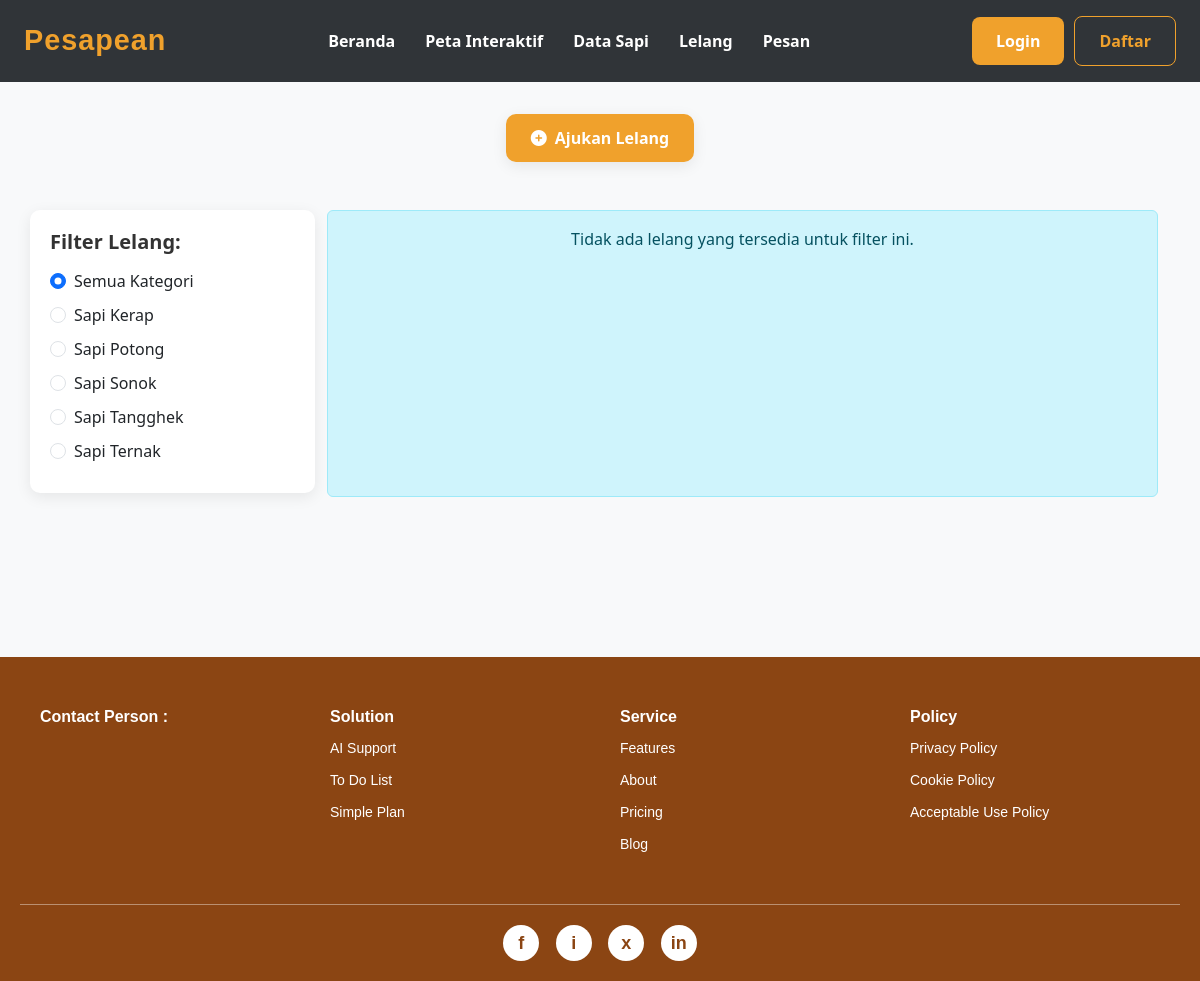
The app's page /penjual/lelang.php?status=invalid_data with its own data.
### tables this page shows
CREATE TABLE `macamsapi` (
  `id_macamSapi` int(11) NOT NULL,
  `name` varchar(100) DEFAULT NULL
);

### penjual/lelang.php (the view, shortened to what this page needs)
<?php
include '../koneksi.php';
mysqli_query($koneksi, "
    UPDATE lelang
    SET status = 'Lewat', updatedAt = NOW()
    WHERE batas_waktu < NOW() AND status = 'Aktif' AND approved_by_admin = 1
");
$queryKategori = mysqli_query($koneksi, "SELECT id_macamSapi, name FROM macamSapi ORDER BY name ASC");
$kategori_options = [];
if ($queryKategori) {
    while ($row = mysqli_fetch_assoc($queryKategori)) {
        $kategori_options[] = $row;
    }
}
$selectedKategori = isset($_GET['kategori']) ? $_GET['kategori'] : 'semua';
$where_clauses = ["l.approved_by_admin = 1"];
$final_where_clause = implode(" AND ", $where_clauses);
$queryDataSapi = "
    SELECT
        ds.id_sapi,
        ds.foto_sapi,
        ds.alamat_pemilik,
        ds.nama_pemilik,
        ds.nomor_pemilik,
        ms.name AS kategori,
        l.harga_awal,
        l.harga_tertinggi,
        l.batas_waktu,
        l.status,
        l.id_user AS lelang_id_user -- Alias for id_user from the 'lelang' table (the auction creator)
    FROM data_sapi ds
    INNER JOIN macamSapi ms ON ds.id_macamSapi = ms.id_macamSapi
    INNER JOIN lelang l ON ds.id_sapi = l.id_sapi
    WHERE " . $final_where_clause . "
    ORDER BY l.createdAt DESC
";
$stmt_data_sapi = mysqli_prepare($koneksi, $queryDataSapi);
mysqli_stmt_execute($stmt_data_sapi);
$resultDataSapi = mysqli_stmt_get_result($stmt_data_sapi);
?>
<!DOCTYPE html>
<html lang="id">
<head>
    <link rel="stylesheet" href="../style.css">
    <link href="https://cdn.jsdelivr.net/npm/bootstrap@5.3.3/dist/css/bootstrap.min.css" rel="stylesheet">
    <link rel="stylesheet" href="https://cdnjs.cloudflare.com/ajax/libs/font-awesome/6.5.0/css/all.min.css" />
</head>
<body class="bg-light">
    <header class="main-header">
        <nav class="navbar">
            <div class="logo">
                <a href="../penjual/beranda.php">Pesapean</a>
            </div>
            <ul class="nav-links">
                <li><a href="../penjual/beranda.php">Beranda</a></li>
                <li><a href="../penjual/peta.php">Peta Interaktif</a></li>
                <li><a href="../penjual/data_sapi.php?jenis=sonok">Data Sapi</a></li>
                <li><a href="../penjual/lelang.php">Lelang</a></li>
                <li><a href="../penjual/pesan.php">Pesan</a></li>
            </ul>
            <div class="auth-links">
                <?php
                if (isset($_SESSION['id_user'])) {
                    echo '<a href="../auth/profile.php" class="btn btn-primary">Profile</a>';
                } else {
                    echo '<a href="../auth/login.php" class="btn btn-primary">Login</a>';
                    echo '<a href="../auth/register.php" class="btn btn-outline-primary">Daftar</a>';
                }
                ?>
            </div>
        </nav>
    </header>
    <div class="container text-center my-4">
        <a href="../penjual/form_lelang.php" class="btn-add-lelang">
            <i class="fas fa-plus-circle"></i> Ajukan Lelang
        </a>
    </div>
    <div class="container mt-5">
        <div class="row">
            <div class="col-md-3 filter-box">
                <h5>Filter Lelang:</h5>
                <form method="GET" action="">
                    <div class="form-check">
                        <input class="form-check-input" type="radio" name="kategori" id="semua_kategori" value="semua" onchange="this.form.submit()" <?= ($selectedKategori == 'semua') ? 'checked' : '' ?>>
                        <label class="form-check-label" for="semua_kategori">Semua Kategori</label>
                    </div>
                    <?php foreach ($kategori_options as $kategori) : ?>
                        <div class="form-check">
                            <input class="form-check-input" type="radio" name="kategori" value="<?= htmlspecialchars($kategori['id_macamSapi']); ?>" id="kategori<?= htmlspecialchars($kategori['id_macamSapi']); ?>" onchange="this.form.submit()" <?= ($selectedKategori == $kategori['id_macamSapi']) ? 'checked' : '' ?>>
                            <label class="form-check-label" for="kategori<?= htmlspecialchars($kategori['id_macamSapi']); ?>">
                                <?= htmlspecialchars($kategori['name']); ?>
                            </label>
                        </div>
                    <?php endforeach; ?>
                </form>
            </div>
            <div class="col-md-9 d-flex flex-wrap justify-content-center">
                <?php if (mysqli_num_rows($resultDataSapi) == 0): ?>
                    <div class="alert alert-info w-100 text-center">Tidak ada lelang yang tersedia untuk filter ini.</div>
                <?php endif; ?>
            </div>
        </div>
        <br>
        <br>
        <br>
        <br>
        <br>
        <br>
    </div>
    <?php include '../footer.php'; ?>
</body>
</html>

### style.css (style rules this page uses)
:root { --primary-color: #f0c040; --secondary-color: #333; --accent-color: #555; --background-light: #f8f8f8; --text-color: #333; --white-color: #ffffff; --border-radius: 8px; --transition-speed: 0.3s ease; }
body { background-color: var(--background-light); font-family: 'Open Sans', Arial, sans-serif; margin: 0; padding: 0; line-height: 1.6; color: var(--text-color); }
a { text-decoration: none; color: var(--primary-color); transition: color var(--transition-speed); }
.btn { display: inline-block; padding: 12px 25px; border: none; border-radius: 5px; cursor: pointer; font-size: 16px; font-weight: 600; transition: background-color var(--transition-speed), color var(--transition-speed); }
.btn-primary { background-color: var(--primary-color); color: var(--secondary-color); }
.main-header { background-color: var(--secondary-color); color: var(--white-color); padding: 15px 0; box-shadow: 0 2px 5px rgba(0, 0, 0, 0.1); }
.navbar { display: flex; justify-content: space-between; align-items: center; max-width: 1200px; margin: 0 auto; padding: 0 20px; }
.navbar .logo a { font-size: 28px; font-weight: 700; color: var(--primary-color); letter-spacing: 1px; }
.navbar .nav-links { list-style: none; margin: 0; padding: 0; display: flex; gap: 30px; }
.navbar .nav-links a { color: var(--white-color); font-weight: 600; font-size: 16px; position: relative; }
.navbar .nav-links a::after { content: ''; position: absolute; width: 0; height: 2px; background-color: var(--primary-color); left: 0; bottom: -5px; transition: width var(--transition-speed); }

### penjual/lelang.php (style rules this page uses)
.btn-add-lelang { background-color: var(--primary-color); color: var(--white-bg); padding: 12px 25px; border-radius: var(--border-radius-md); text-decoration: none; font-weight: 600; display: inline-flex; align-items: center; gap: 8px; transition: background-color 0.3s ease, transform 0.2s ease, box-shadow 0.3s ease; box-shadow: var(--box-shadow-light); }
:root { --primary-color: rgb(240, 161, 44); --secondary-color: rgb(48, 52, 56); --tertiary-color: #6c757d; --dark-color: #333; --dark-text: #212529; --light-bg: #f8f9fa; --white-bg: #ffffff; --border-color: #dee2e6; --box-shadow-light: 0 4px 15px rgba(0, 0, 0, 0.08); --box-shadow-medium: 0 8px 25px rgba(0, 0, 0, 0.15); --border-radius-sm: 8px; --border-radius-md: 10px; --border-radius-lg: 12px; --success-color: #28a745; --info-color: #17a2b8; --warning-color: #ffc107; --danger-color: #dc3545; }
.main-header { background-color: var(--secondary-color); box-shadow: 0 2px 10px var(--box-shadow-light); padding: 1rem 0; margin-bottom: 2rem; }
.navbar { display: flex; justify-content: space-between; align-items: center; max-width: 1200px; margin: 0 auto; padding: 0 1.5rem; }
.navbar .logo a { font-family: 'Montserrat', sans-serif; font-size: 1.8rem; font-weight: 700; color: var(--primary-color); text-decoration: none; transition: color 0.3s ease; }
.nav-links { list-style: none; margin: 0; padding: 0; display: flex; gap: 1.5rem; }
.nav-links li a { text-decoration: none; color: var(--white-bg); font-weight: 600; padding: 0.5rem 0; transition: color 0.3s ease, border-bottom 0.3s ease; }
.auth-links { display: flex; gap: 10px; align-items: center; }
.auth-links .btn { padding: 0.75rem 1.5rem; border-radius: 0.5rem; text-decoration: none; font-weight: 600; transition: background-color 0.3s ease, color 0.3s ease; }
.auth-links .btn-primary { background-color: var(--primary-color); color: var(--white-bg); border: none; }
.auth-links .btn-outline-primary { background-color: transparent; color: var(--primary-color); border: 1px solid var(--primary-color); }
.filter-box { background-color: var(--white-bg); padding: 20px; border-radius: var(--border-radius-md); box-shadow: var(--box-shadow-light); margin-bottom: 20px; }
.filter-box h5 { color: var(--dark-color); margin-bottom: 15px; font-weight: 700; }
.form-check { margin-bottom: 10px; }
.form-check-label { color: var(--dark-text); font-weight: 500; }

### records on screen
macamsapi: id_macamSapi "☐ Sapi Kerap", name "Sapi Kerap"
macamsapi: id_macamSapi "☐ Sapi Potong", name "Sapi Potong"
macamsapi: id_macamSapi "☐ Sapi Sonok", name "Sapi Sonok"
macamsapi: id_macamSapi "☐ Sapi Tangghek", name "Sapi Tangghek"
macamsapi: id_macamSapi "☐ Sapi Ternak", name "Sapi Ternak"
